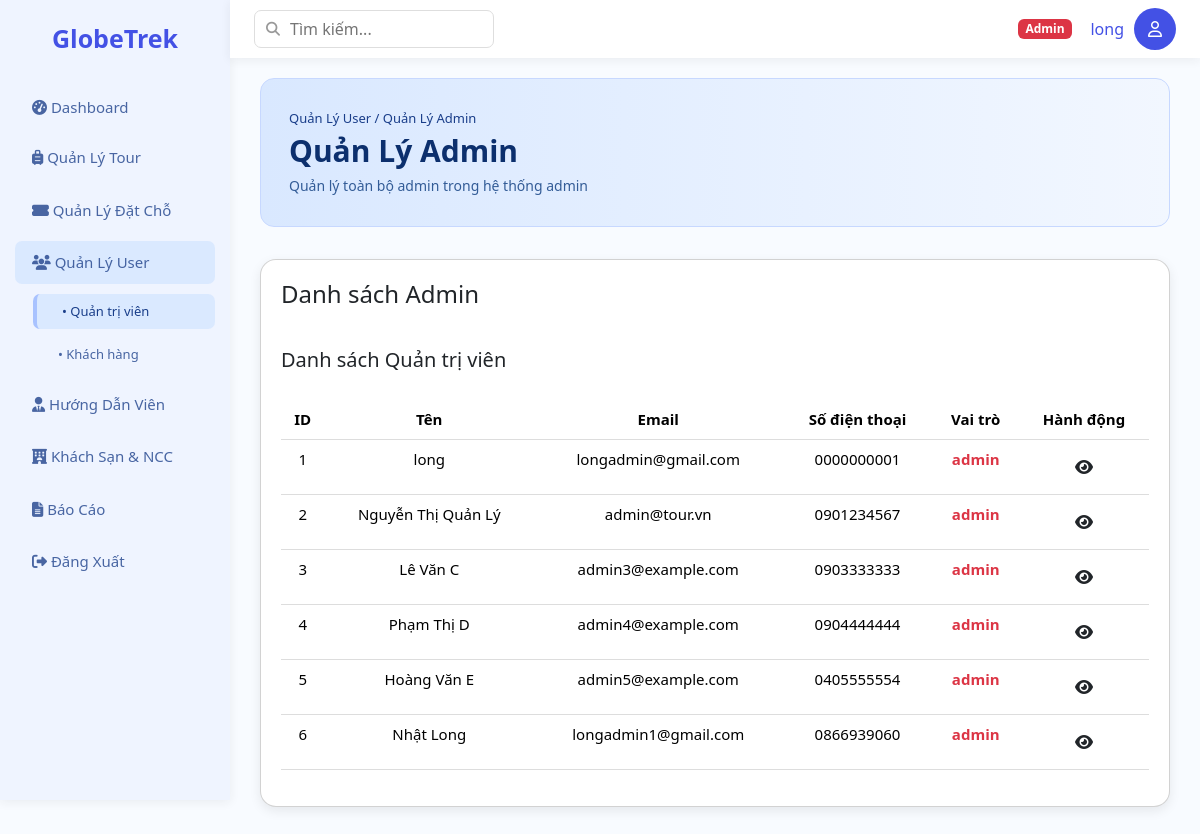
The page /Base/?action=list-admin (signed in) on the database its author committed.
### tables this page shows
CREATE TABLE `users` (
  `id` int NOT NULL,
  `email` varchar(150) NOT NULL,
  `password` varchar(255) NOT NULL,
  `name` varchar(100) NOT NULL,
  `phone` varchar(20) NOT NULL,
  `role` enum('admin','customer','guide') NOT NULL,
  `created_at` timestamp NULL DEFAULT CURRENT_TIMESTAMP
);

### Base/controllers/UsersController.php (called while the page is built, shortened)
<?php
class UsersController {
    public function listAdmin() {
        $user = new UserModel();
        $listUser = $user->getList();
        require_once PATH_VIEW . "main.php";
    }
}

### Base/index.php (called while the page is built, shortened)
<?php
spl_autoload_register(function ($class) {
    $fileName = "$class.php";
    $fileModel              = PATH_MODEL . $fileName;
});
require_once './routes/index.php';

### Base/models/BaseModel.php (called while the page is built, shortened)
<?php
class BaseModel
{
    protected $pdo;
    public function __construct()
    {
        $dsn = sprintf('mysql:host=%s;port=%s;dbname=%s;charset=utf8', DB_HOST, DB_PORT, DB_NAME);
        try {
            $this->pdo = new PDO($dsn, DB_USERNAME, DB_PASSWORD, DB_OPTIONS);
        } catch (PDOException $e) {
            die("Kết nối cơ sở dữ liệu thất bại: {$e->getMessage()}. Vui lòng thử lại sau.");
        }
    }
    public function __destruct()
    {
        $this->pdo = null;
    }
    public function getConnection()
    {
        return $this->pdo;
}
}

### Base/models/UserModel.php (called while the page is built, shortened)
<?php
class UserModel extends BaseModel
{
    public $pdo;
    public function __construct()
    {
        $baseModel = new BaseModel();
        $this->pdo = $baseModel->getConnection();
    }
    public function getList()
    {
        $sql = "SELECT * FROM users";
        $stmt = $this->pdo->prepare($sql);
        $stmt->execute();
        return $stmt->fetchAll();
    }
}

### Base/views/admin/user/list-admin.php (the view)
<?php include 'views/layout/header.php'; ?>
<div class="main">
    <div class="header-wrapper">
        <div class="header-content">
            <div class="breadcrumb">Quản Lý User / Quản Lý Admin</div>
            <h2 class="page-title">Quản Lý Admin</h2>
            <p class="page-sub">Quản lý toàn bộ admin trong hệ thống admin</p>
        </div>
    </div>
    <div class="card">
        <div class="toph4">
            <h4>Danh sách Admin</h4>
        </div>
        <h5 class="mt-3">Danh sách Quản trị viên</h5>
        <table class="table">
            <thead>
                <tr>
                    <th>ID</th>
                    <th>Tên</th>
                    <th>Email</th>
                    <th>Số điện thoại</th>
                    <th>Vai trò</th>
                    <th>Hành động</th>
                </tr>
            </thead>
            <tbody>
                <?php $index = 1; foreach ($listUser as $user): if ($user['role'] == 'admin'): ?>
                    <tr>
                        <td><?= $index++ ?></td>
                        <td><?= $user['name'] ?></td>
                        <td><?= $user['email'] ?></td>
                        <td><?= $user['phone'] ?></td>
                        <td><span class="text-danger fw-bold"><?= $user['role'] ?></span></td>
                        <td>
                            <a href="<?= BASE_URL ?>?action=detail-user&id=<?= $user['id'] ?>" class="btn edit"><i class="fas fa-eye"></i></a>
                    </tr>
                <?php endif; endforeach; ?>
            </tbody>
        </table>
    </div>
</div>
<?php include 'views/layout/footer.php'; ?>

### Base/assets/css/layout.css (style rules this page uses)
:root { --orange: rgba(186, 207, 255, 0.142); --orange-active: rgba(200, 222, 255, 0.525); --orange-light: #bacfffff; --bg: #f8fbff; --white: #ffffff; --text: #4351e5; --muted: #2e4e94dd; --radius: 7px; --shadow: 0 2px 10px rgba(45, 45, 45, 0.07); font-family: "Inter", sans-serif; }
body { margin: 0; background: var(--bg); color: var(--text); overflow-x: hidden; }
.main { padding: 20px 30px; }

### Base/assets/css/table.css (style rules this page uses)
table { width: 100%; border-collapse: collapse; margin-top: 20px; }
th, td { padding: 14px; border-bottom: 1px solid #ddd; font-size: 15px; text-align: center; }
th { text-align: left; background: #f0f1ff; font-weight: 600; text-align: center; }
.card { background: white; padding: 20px; border-radius: 16px; box-shadow: 0 4px 12px rgba(0, 0, 0, 0.08); margin-bottom: 20px; }
.toph4 { display: flex; justify-content: space-between; align-items: center; margin-bottom: 16px; }
.header-wrapper { background: linear-gradient(to right, #d9e8ff, #f2f7ff); padding: 30px 28px; border-radius: 14px; border: 1px solid #c7d8ff; margin-bottom: 32px; }
.header-content .breadcrumb { font-size: 13px; color: #1a3e8a; margin-bottom: 4px; font-weight: 500; }
.page-title { font-size: 30px; margin: 0; font-weight: 800; color: #0c2f6d; }
.page-sub { margin: 6px 0 0; font-size: 14px; color: #335c97; }

### rows shown on the page
users: name "long", email "longadmin@gmail.com", phone "0000000001", role "admin"
users: name "Nguyễn Thị Quản Lý", email "admin@tour.vn", phone "0901234567", role "admin"
users: name "Lê Văn C", email "admin3@example.com", phone "0903333333", role "admin"
users: name "Phạm Thị D", email "admin4@example.com", phone "0904444444", role "admin"
users: name "Hoàng Văn E", email "admin5@example.com", phone "0405555554", role "admin"
users: name "Nhật Long", email "longadmin1@gmail.com", phone "0866939060", role "admin"

### other values the page prints
$roleLabel "Admin"
$_SESSION['user']['name'] "long"
